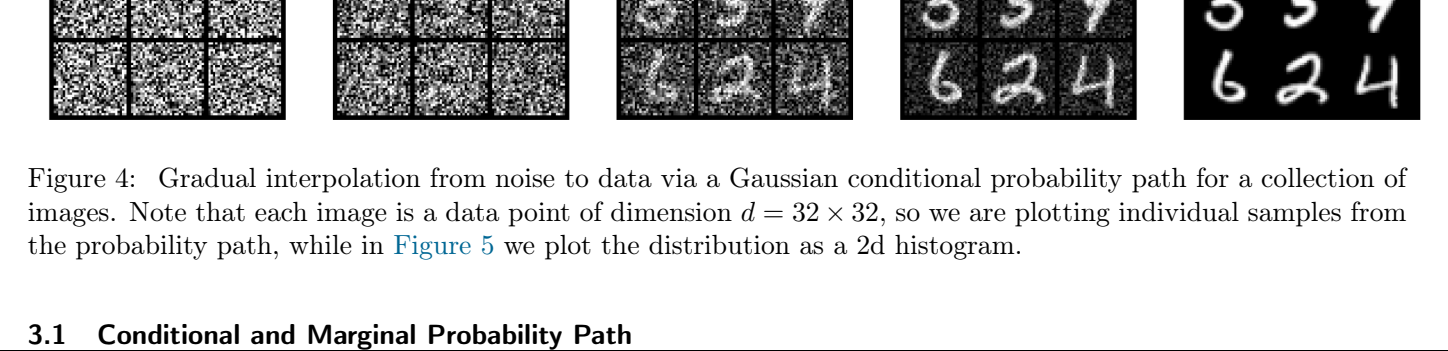
#> input picture translations/assets/fig_03_04.png, 1448 x 351 px, given in place of page_08.png, which was not available
$ python crop_ch02_figs.py
#> lines starting #> are read from the running program, lines starting #| are printed output that depends on the picture; pictures that were not available may be replaced by others from this repository, and a replacement may not be noted
"""Crop figures from rendered PDF page PNGs for the translations.

PNG source: translations/work/pages/page_NN.png (1700x2200 at 200 dpi)
Output:     translations/assets/fig_chXX_NN.png
"""

import os
from PIL import Image

PAGES_DIR = r"C:\Users\ZhangMH\Desktop\MIT6.S184\translations\work\pages"
ASSETS_DIR = r"C:\Users\ZhangMH\Desktop\MIT6.S184\translations\assets"

os.makedirs(ASSETS_DIR, exist_ok=True)


def crop(page_num: int, out_name: str, box):
    """box = (left, top, right, bottom) in original pixel coords."""
#> called with page_num = 8, out_name = 'fig_02_01.png', box = (155, 165, 1565, 480)
    src = os.path.join(PAGES_DIR, f"page_{page_num:02d}.png")
    img = Image.open(src)
#> img is the input picture: PIL image 1448x351 RGB; mean R, G, B 194.1, 194.2, 194.2
    print(f"page {page_num}: {img.size} -> crop {box}")
#| page 8: (1448, 351) -> crop (155, 165, 1565, 480)
    cropped = img.crop(box)
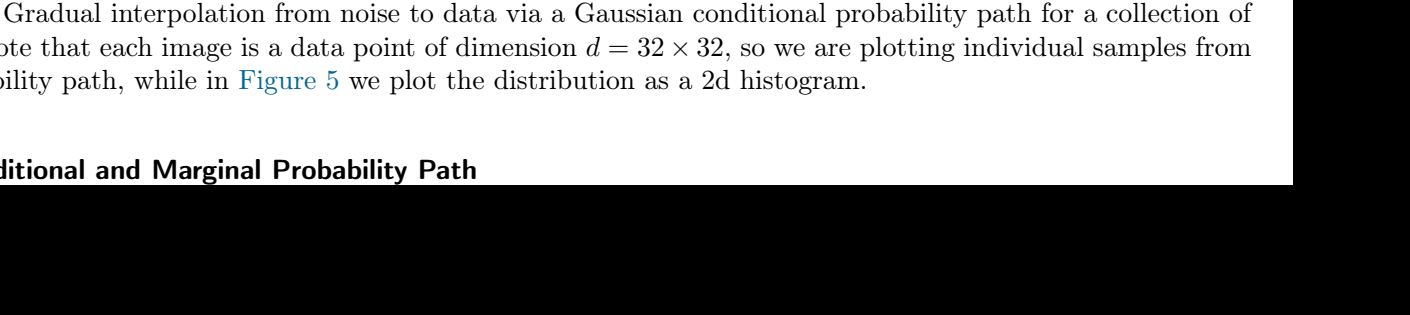
#> cropped: PIL image 1410x315 RGB; mean R, G, B 128.3, 128.4, 128.4
    out = os.path.join(ASSETS_DIR, out_name)
    cropped.save(out, "PNG", optimize=True)
    print(f"  saved {out}  ({cropped.size})")
#|   saved C:\Users\ZhangMH\Desktop\MIT6.S184\translations\assets/fig_02_01.png  ((1410, 315))


# Figure 1 (page 8): flow + vector field grid, top of page
crop(8, "fig_02_01.png", (155, 165, 1565, 480))

# Figure 2 (page 10): Brownian motion trajectories, right column
crop(10, "fig_02_02.png", (960, 720, 1450, 1300))
#> call 2 of crop, with page_num = 10, out_name = 'fig_02_02.png', box = (960, 720, 1450, 1300)
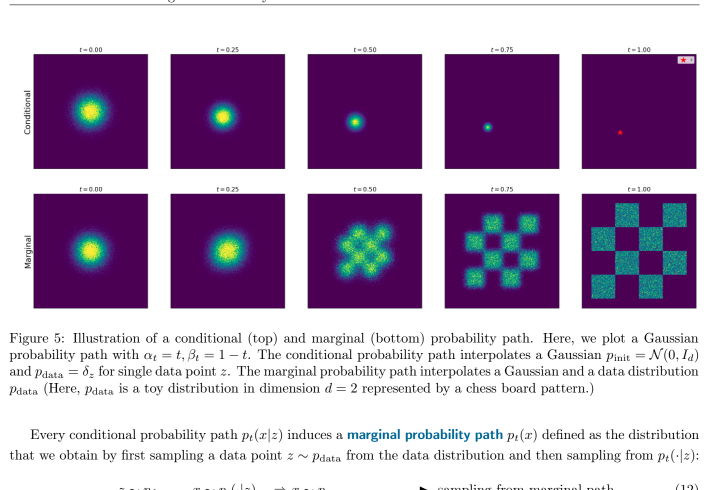
#> input picture translations/assets/fig_03_05.png, 1416 x 980 px, given in place of page_10.png, which was not available (shown at 1/2 size)
#> in crop, img is the input picture: PIL image 1416x980 RGB; mean R, G, B 179, 158.6, 186.2
#| page 10: (1416, 980) -> crop (960, 720, 1450, 1300)
#> in crop (call 2), `cropped = img.crop(box)`:
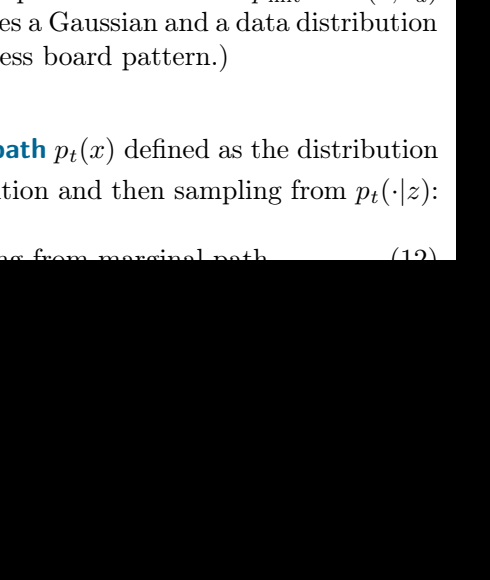
#> cropped: PIL image 490x580 RGB; mean R, G, B 100.6, 100.7, 100.8
#|   saved C:\Users\ZhangMH\Desktop\MIT6.S184\translations\assets/fig_02_02.png  ((490, 580))

# Figure 3 (page 11): Ornstein-Uhlenbeck trajectories for various sigma, top of page
crop(11, "fig_02_03.png", (135, 200, 1570, 600))
#> call 3 of crop, with page_num = 11, out_name = 'fig_02_03.png', box = (135, 200, 1570, 600)
#| page 11: (1416, 980) -> crop (135, 200, 1570, 600)
#> in crop (call 3), `cropped = img.crop(box)`:
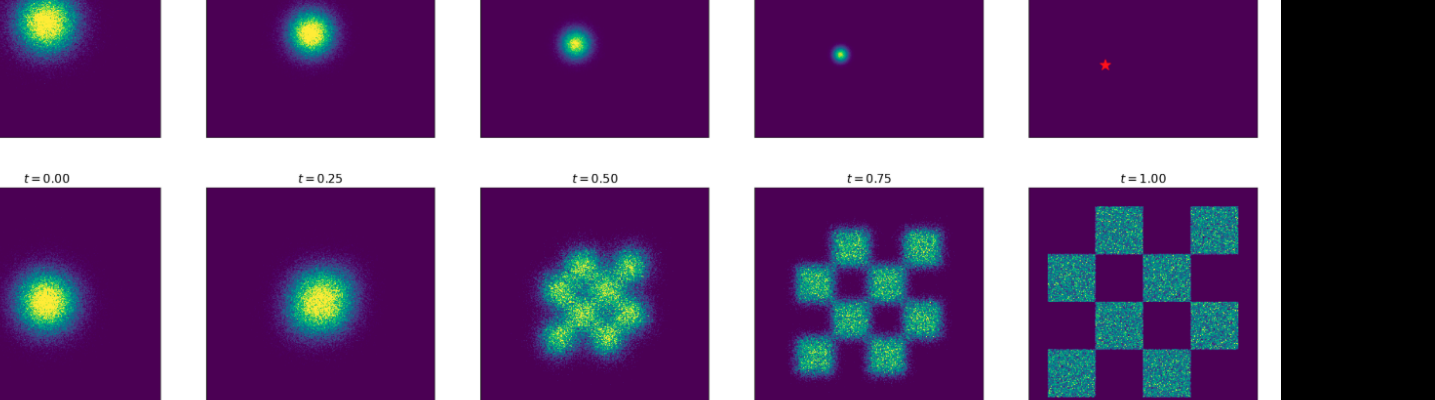
#> cropped: PIL image 1435x400 RGB; mean R, G, B 105.4, 74.5, 119.7
#|   saved C:\Users\ZhangMH\Desktop\MIT6.S184\translations\assets/fig_02_03.png  ((1435, 400))

print("done.")
